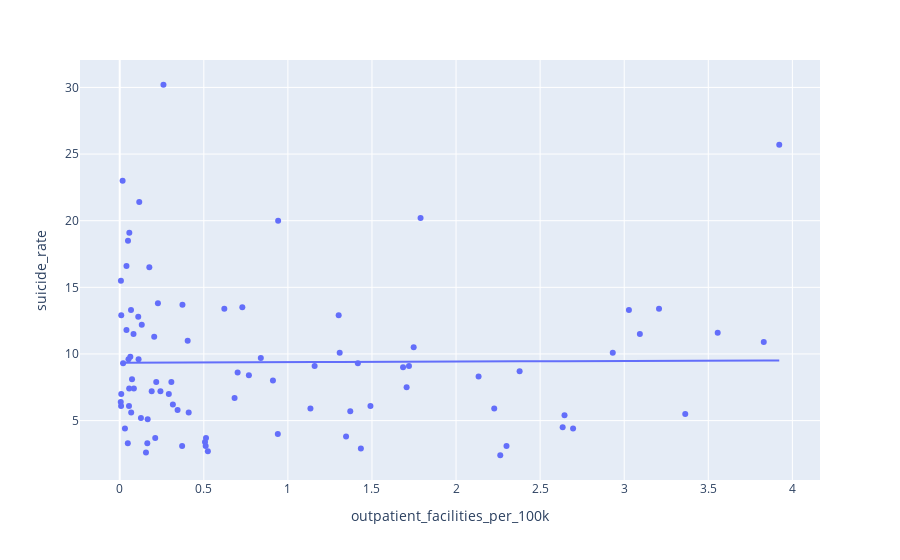

The cell this chart's notebook holds for it:
### Markdown cell above
A negative trend! I had to look up "community residential facility" and different areas can't seem to agree on what the exact definition is so I don't even know what this means, and it's another one where if you cut it off again you get a confusing shape, but hooray!

To complete the Facilities category I've made up, we'll look at outpatient and day treatment facilities. It could be argued that these are similar enough to make a good combined statistic, but some years in countries have data on one and not the other.

### Code cell
fig = px.scatter(df2016[df2016["outpatient_facilities_per_100k"] < 5], x="outpatient_facilities_per_100k", y="suicide_rate", trendline="ols")
fig.show()
